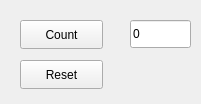
<?xml version="1.0" encoding="UTF-8"?>
<ui version="4.0">
 <class>MainWindow</class>
 <widget class="QMainWindow" name="MainWindow">
  <property name="geometry">
   <rect>
    <x>0</x>
    <y>0</y>
    <width>201</width>
    <height>104</height>
   </rect>
  </property>
  <property name="windowTitle">
   <string>MainWindow</string>
  </property>
  <widget class="QWidget" name="centralwidget">
   <widget class="QPushButton" name="CountButton">
    <property name="geometry">
     <rect>
      <x>20</x>
      <y>20</y>
      <width>83</width>
      <height>29</height>
     </rect>
    </property>
    <property name="text">
     <string>Count</string>
    </property>
   </widget>
   <widget class="QPushButton" name="ResetButton">
    <property name="geometry">
     <rect>
      <x>20</x>
      <y>60</y>
      <width>83</width>
      <height>29</height>
     </rect>
    </property>
    <property name="text">
     <string>Reset</string>
    </property>
   </widget>
   <widget class="QLineEdit" name="lineEdit">
    <property name="geometry">
     <rect>
      <x>130</x>
      <y>20</y>
      <width>61</width>
      <height>28</height>
     </rect>
    </property>
    <property name="text">
     <string>0</string>
    </property>
   </widget>
  </widget>
 </widget>
 <resources/>
 <connections/>
</ui>
